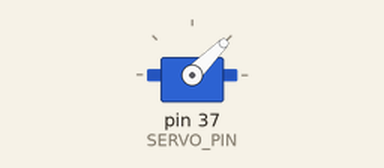
The sketch below on a simulated Arduino Mega 2560, built with avr-gcc and run on an emulated ATmega2560. On the bench: servo.

Above: at 0.05 s.
At 2.0 s:
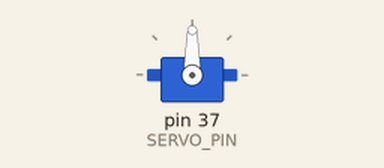
At 4.5 s:
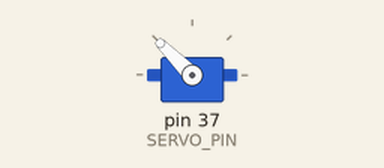
At 9.0 s:
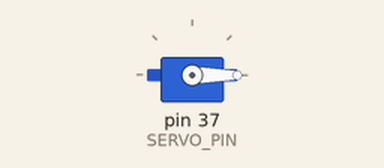
Timing chart, 0 to 11.7 s (numbered marks = the images above):
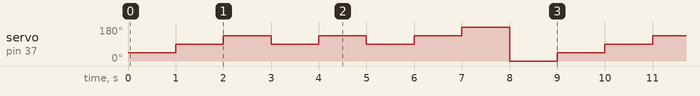

The sketch:

servo.ino
```cpp
// Digital Out Number to Micro Servo Drive SG90
const int SERVO_PIN = 37;

// Include Library for Temperature Module DHT
#include <Servo.h>
Servo servo;

void setup() {
	// Set Display Pins
	pinMode(SERVO_PIN, INPUT);

	// Set ServoDrive to 0-Position
	servo.attach(SERVO_PIN);
	servo.write(0);
}

void loop() {
	// Cycling
	servo.write(45);
	delay(1000);
	servo.write(90);
	delay(1000);
	servo.write(135);
	delay(1000);
	servo.write(90);
	delay(1000);
	servo.write(135);
	delay(1000);
	servo.write(90);
	delay(1000);
	servo.write(135);
	delay(1000);
	servo.write(180);
	delay(1000);
	servo.write(0);
	delay(1000);
}
```

Measured:
- by itself, servo on pin 37 (SERVO_PIN): repeats every 9.0 s: 2 × (135° 1.0 s, 90° 1.0 s), 135° 1.0 s, 180° 1.0 s, 0° 1.0 s, 45° 1.0 s, 90° 1.0 s
